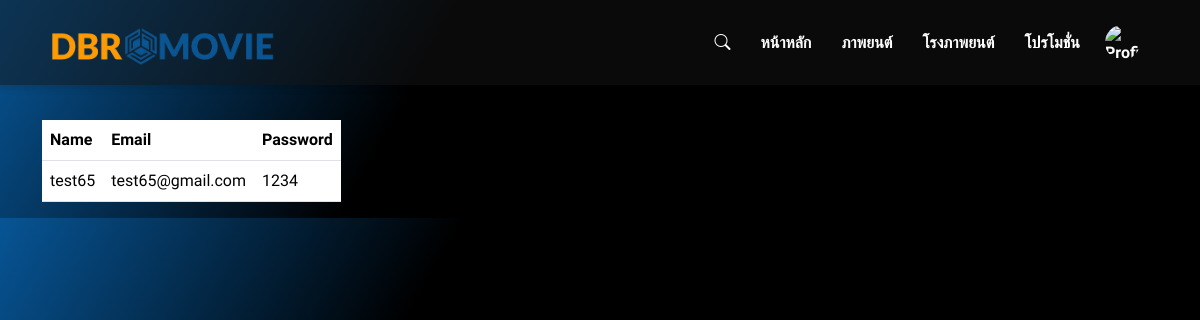
The app's page /viewprofile.php (signed in) with its own data.
### tables this page shows
CREATE TABLE `users` (
  `userid` int(11) NOT NULL,
  `name` varchar(50) NOT NULL,
  `email` varchar(50) NOT NULL,
  `password` varchar(50) NOT NULL,
  `roteype` int(11) NOT NULL
);

### viewprofile.php (the view, shortened to what this page needs)
<?php
include('connect.php');
?>
<!DOCTYPE html>
<html lang="en">
<head>
</head>
<body>
<?php include('header.php')  ?>
<div class="container" style="margin-top: 120px;">
<div class="row">
  <div class="col-lg-12">
     <table class="table">
      <tr>
        <th>Name</th>
        <th>Email</th>
        <th>Password</th>
      </tr>
      <?php
      $uid = $_SESSION['uid'];
      $sql = "SELECT * FROM `users` where userid = '$uid'";
      $res  = mysqli_query($con, $sql);
      if(mysqli_num_rows($res) > 0){
        while($data = mysqli_fetch_array($res)){
          ?>
          <tr>
            <td><?= $data['name'] ?></td>
            <td><?= $data['email'] ?> </td>
            <td><?= $data['password'] ?> </td>
          </tr>
       <?php
        }
      }else{
        echo 'ไม่พบบัญชีผู้ใช้';
      }
      ?>
     </table>
  </div>
</div>
</div>
</body>
</html>

### assets/css/menu.css (style rules this page uses)
:root { --bs-gutter-x: 2rem; --bs-gutter-y: 1rem; }
body { font-family: "IBM Plex Sans Thai", sans-serif; font-weight: 400; font-style: normal; line-height: 1.5; padding: 0; margin: 0; color: #d1d0cf; background: linear-gradient(120deg, #075596, #000000 35% ); }
html { scroll-behavior: smooth; }
.container { display: flex; justify-content: space-between; align-items: center; }

### records on screen
users: name "test65", email "test65@gmail.com", password "1234"
